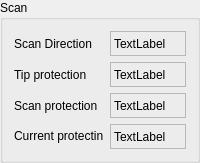
    <widget class="QGroupBox" name="groupBox_5">
     <property name="title">
      <string>Scan</string>
     </property>
     <layout class="QGridLayout" name="gridLayout_6">
      <item row="1" column="0">
       <widget class="QLabel" name="label_14">
        <property name="sizePolicy">
         <sizepolicy hsizetype="Preferred" vsizetype="Fixed">
          <horstretch>0</horstretch>
          <verstretch>0</verstretch>
         </sizepolicy>
        </property>
        <property name="minimumSize">
         <size>
          <width>0</width>
          <height>25</height>
         </size>
        </property>
        <property name="maximumSize">
         <size>
          <width>16777215</width>
          <height>25</height>
         </size>
        </property>
        <property name="text">
         <string>Tip protection</string>
        </property>
       </widget>
      </item>
      <item row="2" column="1" colspan="2">
       <widget class="QLabel" name="label_scan_protection">
        <property name="sizePolicy">
         <sizepolicy hsizetype="Preferred" vsizetype="Fixed">
          <horstretch>0</horstretch>
          <verstretch>0</verstretch>
         </sizepolicy>
        </property>
        <property name="minimumSize">
         <size>
          <width>0</width>
          <height>25</height>
         </size>
        </property>
        <property name="maximumSize">
         <size>
          <width>16777215</width>
          <height>25</height>
         </size>
        </property>
        <property name="frameShape">
         <enum>QFrame::StyledPanel</enum>
        </property>
        <property name="text">
         <string>TextLabel</string>
        </property>
       </widget>
      </item>
      <item row="0" column="1" colspan="2">
       <widget class="QLabel" name="label_scan_direction">
        <property name="sizePolicy">
         <sizepolicy hsizetype="Preferred" vsizetype="Fixed">
          <horstretch>0</horstretch>
          <verstretch>0</verstretch>
         </sizepolicy>
        </property>
        <property name="minimumSize">
         <size>
          <width>0</width>
          <height>25</height>
         </size>
        </property>
        <property name="maximumSize">
         <size>
          <width>16777215</width>
          <height>25</height>
         </size>
        </property>
        <property name="frameShape">
         <enum>QFrame::StyledPanel</enum>
        </property>
        <property name="text">
         <string>TextLabel</string>
        </property>
       </widget>
      </item>
      <item row="2" column="0">
       <widget class="QLabel" name="label_15">
        <property name="sizePolicy">
         <sizepolicy hsizetype="Preferred" vsizetype="Fixed">
          <horstretch>0</horstretch>
          <verstretch>0</verstretch>
         </sizepolicy>
        </property>
        <property name="minimumSize">
         <size>
          <width>0</width>
          <height>25</height>
         </size>
        </property>
        <property name="maximumSize">
         <size>
          <width>16777215</width>
          <height>25</height>
         </size>
        </property>
        <property name="text">
         <string>Scan protection</string>
        </property>
       </widget>
      </item>
      <item row="0" column="0">
       <widget class="QLabel" name="label_12">
        <property name="sizePolicy">
         <sizepolicy hsizetype="Preferred" vsizetype="Fixed">
          <horstretch>0</horstretch>
          <verstretch>0</verstretch>
         </sizepolicy>
        </property>
        <property name="minimumSize">
         <size>
          <width>0</width>
          <height>25</height>
         </size>
        </property>
        <property name="maximumSize">
         <size>
          <width>16777215</width>
          <height>25</height>
         </size>
        </property>
        <property name="text">
         <string>Scan Direction</string>
        </property>
       </widget>
      </item>
      <item row="1" column="1" colspan="2">
       <widget class="QLabel" name="label_tip_protection">
        <property name="sizePolicy">
         <sizepolicy hsizetype="Preferred" vsizetype="Fixed">
          <horstretch>0</horstretch>
          <verstretch>0</verstretch>
         </sizepolicy>
        </property>
        <property name="minimumSize">
         <size>
          <width>0</width>
          <height>25</height>
         </size>
        </property>
        <property name="maximumSize">
         <size>
          <width>16777215</width>
          <height>25</height>
         </size>
        </property>
        <property name="frameShape">
         <enum>QFrame::StyledPanel</enum>
        </property>
        <property name="text">
         <string>TextLabel</string>
        </property>
       </widget>
      </item>
      <item row="3" column="0">
       <widget class="QLabel" name="label_16">
        <property name="sizePolicy">
         <sizepolicy hsizetype="Preferred" vsizetype="Fixed">
          <horstretch>0</horstretch>
          <verstretch>0</verstretch>
         </sizepolicy>
        </property>
        <property name="text">
         <string>Current protectin</string>
        </property>
       </widget>
      </item>
      <item row="3" column="1" colspan="2">
       <widget class="QLabel" name="label_current_protection">
        <property name="sizePolicy">
         <sizepolicy hsizetype="Preferred" vsizetype="Fixed">
          <horstretch>0</horstretch>
          <verstretch>0</verstretch>
         </sizepolicy>
        </property>
        <property name="minimumSize">
         <size>
          <width>0</width>
          <height>25</height>
         </size>
        </property>
        <property name="maximumSize">
         <size>
          <width>16777215</width>
          <height>25</height>
         </size>
        </property>
        <property name="frameShape">
         <enum>QFrame::StyledPanel</enum>
        </property>
        <property name="text">
         <string>TextLabel</string>
        </property>
       </widget>
      </item>
     </layout>
    </widget>
